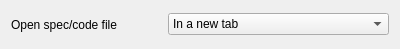
<?xml version="1.0" encoding="UTF-8"?>
<ui version="4.0">
 <class>RSpecConfigWidget</class>
 <widget class="QWidget" name="RSpecConfigWidget">
  <property name="geometry">
   <rect>
    <x>0</x>
    <y>0</y>
    <width>400</width>
    <height>49</height>
   </rect>
  </property>
  <property name="windowTitle">
   <string>Form</string>
  </property>
  <layout class="QHBoxLayout" name="horizontalLayout">
   <item>
    <widget class="QLabel" name="label">
     <property name="text">
      <string>Open spec/code file</string>
     </property>
    </widget>
   </item>
   <item>
    <widget class="KComboBox" name="_rspec__switch_behaviour">
     <item>
      <property name="text">
       <string>In a new tab</string>
      </property>
     </item>
     <item>
      <property name="text">
       <string>Splitting horizontally the current tab</string>
      </property>
     </item>
     <item>
      <property name="text">
       <string>Splitting vertically the current tab</string>
      </property>
     </item>
    </widget>
   </item>
  </layout>
 </widget>
 <customwidgets>
  <customwidget>
   <class>KComboBox</class>
   <extends>QComboBox</extends>
   <header>kcombobox.h</header>
  </customwidget>
 </customwidgets>
 <resources/>
 <connections/>
</ui>
